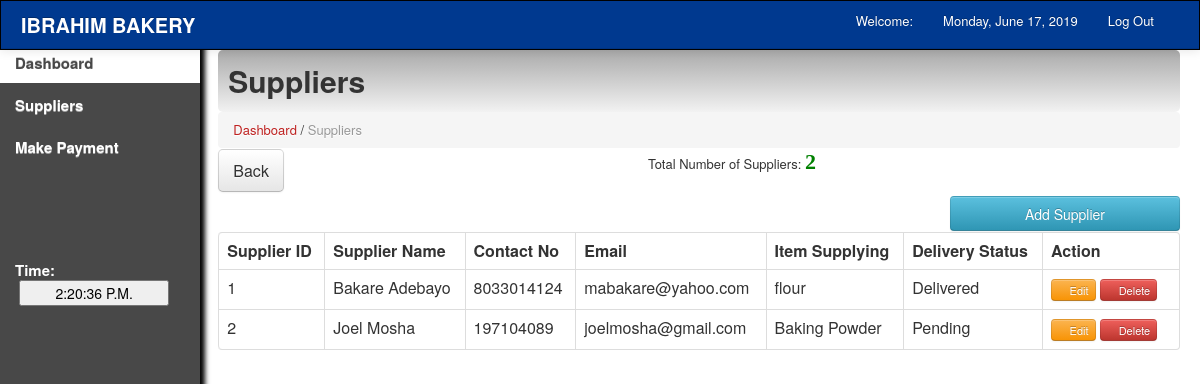
Screenshot of /supplier.php with the database file from the repository.
### tables this page shows
CREATE TABLE `supplier` (
  `supplier_id` int(11) NOT NULL,
  `supplier_name` varchar(100) NOT NULL,
  `supplier_contact` bigint(20) NOT NULL,
  `supplier_email` varchar(200) NOT NULL,
  `supply` varchar(50) NOT NULL,
  `delivery_status` varchar(15) NOT NULL,
  `Amount` int(11) NOT NULL
);

### supplier.php (the view, shortened to what this page needs)
<html>
<head>
 <link href="main/css/bootstrap.css" rel="stylesheet">
    <link rel="stylesheet" type="text/css" href="main/css/DT_bootstrap.css">
  <link rel="stylesheet" href="main/css/font-awesome.min.css">
    <link href="main/css/bootstrap-responsive.css" rel="stylesheet">
<link href="main/style.css" media="screen" rel="stylesheet" type="text/css" />
<link href="main/src/facebox.css" media="screen" rel="stylesheet" type="text/css" />
</head>
<body>
<?php include('navfixed.php');?>
<div class="container-fluid">
      <div class="row-fluid">
	<div class="span2">
          <div class="well sidebar-nav">
              <ul class="nav nav-list">
   <li class="active"><a href="#">Dashboard </a></li>
			<li><a href="supplier.php"> Suppliers</a></li>
			<li><a href="payment.php" > Make Payment</a></li>
            <br><br><br><br><br>
			<li>
			<div class="hero-unit-clock">
			<form name="clock">
			<font color="white">Time: <br></font>&nbsp;<input style="width:150px;" type="submit" class="trans" name="face" value="">
			</form>
			  </div>
			</li>
				</ul>
          </div>
        </div>
	<div class="span10">
	<div class="contentheader">
			Suppliers
			</div>
			<ul class="breadcrumb">
			<li><a href="home.php">Dashboard</a></li> /
			<li class="active">Suppliers</li>
			</ul>
<div style="margin-top: -19px; margin-bottom: 21px;">
<a  href="home.php"><button class="btn btn-default btn-large" style="float: left;"> Back</button></a>
<?php
			include('config.php');
				$qry = "SELECT * FROM supplier ORDER BY supplier_id DESC";
				$result = mysqli_query($conn, $qry);
				$rowcount = mysqli_num_rows($result)
			?>
			<div style="text-align:center;">
			Total Number of Suppliers: <font color="green" style="font:bold 22px 'Aleo';"><?php echo $rowcount;?></font>
			</div>
</div>
<a rel="facebox" href="addsupplier.php"><Button type="submit" class="btn btn-info" style="float:right; width:230px; height:35px;" />Add Supplier</button></a><br><br>
<table class="table table-bordered" id="resultTable" data-responsive="table" style="text-align: left;">
	<thead>
		<tr>
			<th> Supplier ID</th>
			<th> Supplier Name </th>
			<th> Contact No</th>
			<th> Email</th>
			<th> Item Supplying</th>
            <th> Delivery Status</th>
			<th width="120"> Action </th>
		</tr>
	</thead>
	<tbody>
			<?php
				include('config.php');
				$qry = "SELECT * FROM supplier ORDER BY supplier_id ASC";
				$result = mysqli_query($conn, $qry);
				for($i=0; $row = mysqli_fetch_assoc($result); $i++){
			?>
			<tr class="record">
			<td><?php echo $row['supplier_id']; ?></td>
			<td><?php echo $row['supplier_name']; ?></td>
			<td><?php echo $row['supplier_contact']; ?></td>
			<td><?php echo $row['supplier_email']; ?></td>
            <td><?php echo $row['supply']; ?></td>
            <td><?php echo $row['delivery_status']; ?></td>
			<td><a rel="facebox" href="editsupplier.php?id=<?php echo $row['supplier_id']; ?>"><button class="btn btn-warning btn-mini"><i class="icon-edit"></i> Edit </button></a>
			<a href="#" id="<?php echo $row['supplier_id']; ?>" class="delbutton" title="Click To Delete"><button class="btn btn-danger btn-mini"><i class="icon-trash"></i> Delete</button></a></td>
			</tr>
			<?php
				}
			?>
	</tbody>
</table>
</div>
</div>
</div>
</body>
</html>

### navfixed.php (shortened to what this page needs)
<div class="navbar navbar-inverse navbar-fixed-top">
     <div class="navbar-inner">
       <div class="container-fluid">
         <a class="brand" href="#"><b>IBRAHIM BAKERY</b></a>
         <div class="nav-collapse collapse">
           <ul class="nav pull-right">
             <li><a> Welcome:<strong> <?php echo $_SESSION['SESS_USER_ID'];?></strong></a></li>
		 <li><a></i>
							<?php
							$Today = date('y:m:d',time());
							$new = date('l, F d, Y', strtotime($Today));
							echo $new;
							?>
			</a></li>
             <li><a href="index.php"><font color="red"></font> Log Out</a></li>
           </ul>
         </div>
       </div>
     </div>
   </div>

### supplier.php (style rules this page uses)
body { padding-top: 60px; padding-bottom: 40px; }
.sidebar-nav { padding: 9px 0; }

### rows the page displays
supplier: supplier_id "1", supplier_name "Bakare Adebayo", supplier_contact "8033014124", supplier_email "mabakare@yahoo.com", supply "flour", delivery_status "Delivered"
supplier: supplier_id "2", supplier_name "Joel Mosha", supplier_contact "197104089", supplier_email "joelmosha@gmail.com", supply "Baking Powder", delivery_status "Pending"

### other values shown
$rowcount "2"
